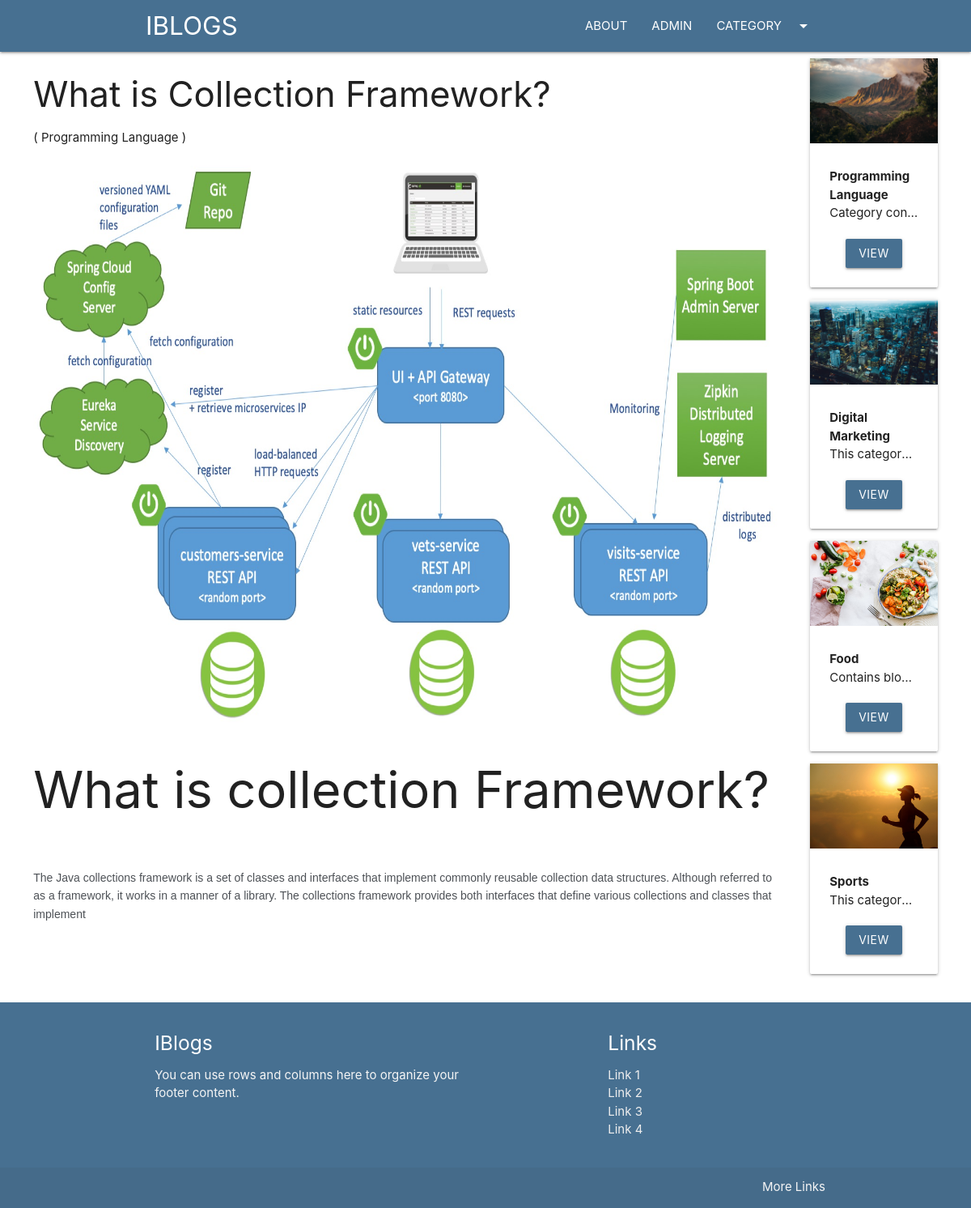
The app's page /blog/cl with its own data.
### blog/models.py (models this page shows, shortened)
class Post(models.Model):
    post_id = models.AutoField(primary_key=True)
    title = models.CharField(max_length=200)
    content = models.TextField()
    url = models.CharField(max_length=100)
    cat = models.ForeignKey(Category, on_delete=models.CASCADE)
    image = models.ImageField(upload_to='post/')

class Category(models.Model):
    cat_id = models.AutoField(primary_key=True)
    title = models.CharField(max_length=100)
    description = models.TextField()
    url = models.CharField(max_length=100)
    image = models.ImageField(upload_to='category/')
    add_date = models.DateTimeField(auto_now_add=True, null=True)

### blog/views.py (the view)
# urls.py: path('blog/<slug:url>', post),
def post(request, url):
    post = Post.objects.get(url=url)
    cats = Category.objects.all()
    return render(request, 'posts.html', {'post': post, 'cats': cats})

### template/posts.html (shortened to what this page needs)
{%extends 'base.html' %}
{%block content%}
<div class="container-custom">
    <div class="row">
        <div class="col s12 m10">
            <h3>{{post.title}}</h3>
            <p>( {{post.cat.title}} )</p>
            <img src="/media/{{post.image}}" class="responsive-img" alt="">
            <br>
            <p>
                {{post.content|safe}}
            </p>
        </div>
        <div class="col s12 m2">
            {% for cat in cats %}
            <div class="card item" style="margin-left:10px;">
                <div class="img-container">
                    <img src="/media/{{cat.image}}" class="responsive-img" alt="">
                </div>
                <div class="card-content">
                    <b>
                        {{cat.title}}
                    </b>
                    <p class="truncate">{{cat.description}}</p>
                    <div class="container center-align mt20">
                        <a href="/category/{{cat.url}}" class="btn bg-primary">VIEW</a>
                    </div>
                </div>
            </div>
            {%endfor%}
        </div>
    </div>
</div>
{%endblock%}

### blog/static/css/style.css (style rules this page uses)
.bg-primary { background:#477091!important; }
.mt20 { margin-top:20px; }
.container-custom { width:95%!important; margin:auto; }

### records on screen
Post: title "What is Collection Framework?", cat "Programming Language", image (picture), content "What is collection Framework? The Java collections framework is a set of classes and interfaces that implement commonly reusable collection data structures. Although referred to as a framework, it works in a manner of a library. The collections framework provides both interfaces that define various collections and classes that implement"
Category: image (picture), title "Programming Language", description "Category con…"
Category: image (picture), title "Digital Marketing", description "This categor…"
Category: image (picture), title "Food", description "Contains blo…"
Category: image (picture), title "Sports", description "This categor…"
